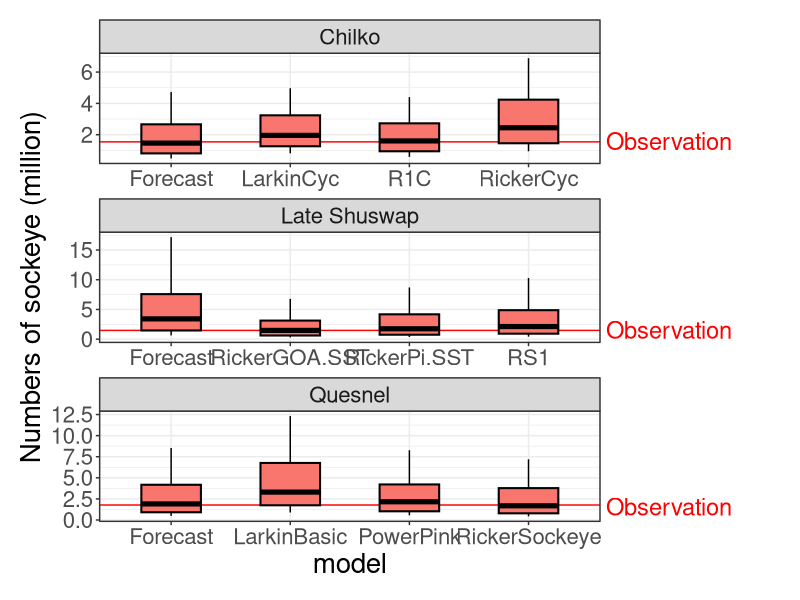
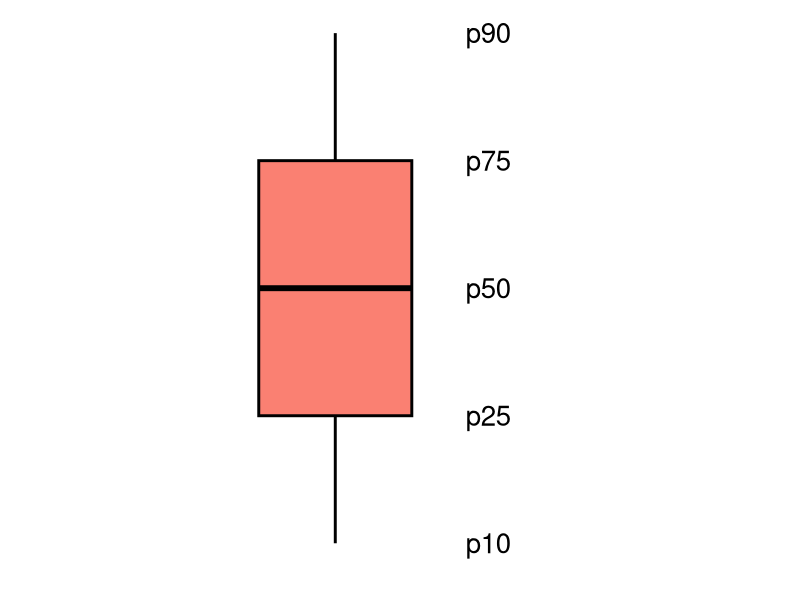
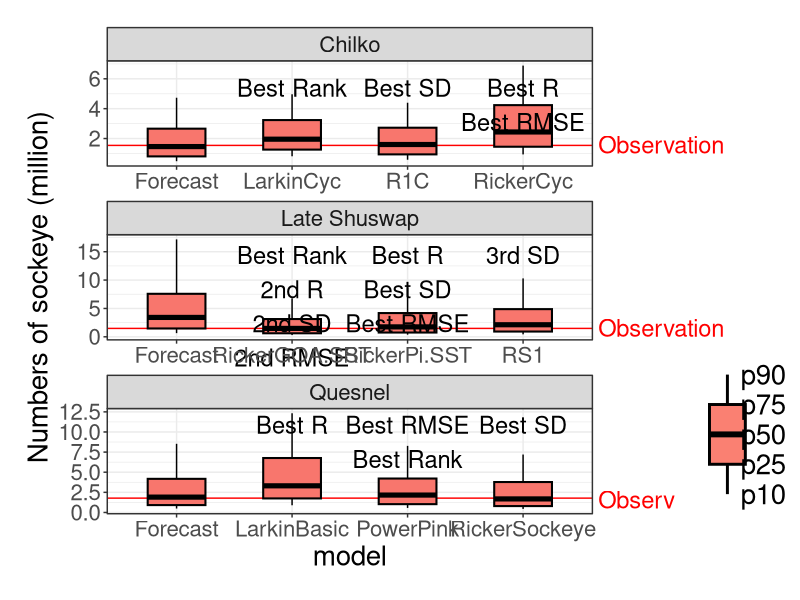

These figures' R source, in order: (Note: this script raises an error after producing the figures.)
## This program is used to make plot to compare obs with fc models
## questions about this code contract Yi Xu, yi.xu2@dfo-mpo.gc.ca
rm(list=ls())
#setwd("C:/DFO-MPO/Work/Sockeye_paper/code") #set up your own directory that include all the updated env files

library(tidyverse)
library(ggplot2)
library(patchwork)
#library(grid)
data <- read_csv("../data/selected_models_comparison_2022.csv")


p<-ggplot(data, aes(x= model, y = p50/1e6,width=0.5)) +
  geom_linerange(aes(ymin = p10/1e6, ymax = p90/1e6)) +
  geom_hline(aes(yintercept = obs/1e6),col = "red")+
  geom_crossbar(aes(ymin = p25/1e6,ymax = p75/1e6,fill= "white"),size = 0.7) +
  annotate(geom = "text",x = 4.65,y = 1.6,label="Observation",col = "red",hjust = 0,size = 6)+
  coord_cartesian(xlim = c(1,4),clip = 'off')+
  facet_wrap(~pop, ncol = 1, scales = "free") +
  ylab("Numbers of sockeye (million)")+
  theme_bw()+
  theme(text = element_text(size = 20),legend.position = "none",
        plot.margin = unit(c(1,10,1,1), "lines")) 
p

set.seed(100)
data_random <- data.frame(name = "text",y = sample(500))
legend_plot <- ggplot()+
  geom_boxplot(data = data_random, aes(x = name, y = y),
               fill="salmon",fatten = 2,lwd = 1, width = 1,col = "black") +
  geom_text(aes(x = rep(2,5),y = c(1,125.75,250.5,375.25,500),
                label = c("p10","p25","p50","p75","p90")),size = 7)+
  xlab("")+ylab("")+ 
  theme(axis.text = element_blank(),
        axis.ticks = element_blank(),
        panel.grid = element_blank(),
        panel.background = element_blank(),
        aspect.ratio = 5/3) +
  coord_cartesian(xlim = c(1,2),clip = 'off')
  
legend_plot

string_want <-c("Best Rank","Best SD","Best R\nBest RMSE",            
"Best R",                  "Best RMSE\nBest Rank" ,        "Best SD",
"Best Rank\n2nd R\n2nd SD\n2nd RMSE", "Best R\nBest SD\nBest RMSE",          "3rd SD"              
)  
dat_text <- data.frame(
  label = string_want,#data$justification[c(3,1,2,9,8,7,4,6,5)],
  pop   = data$pop[1:9],
  x     = c(2, 3, 4, 2, 3, 4, 2, 3, 4),
  y     = c(6,6,6,12,12,12,16,16,16)
)
p_text <- geom_text(data = dat_text,mapping = aes(x = x, y= y, label = label), vjust = 1,size = 6)
p + p_text +inset_element(legend_plot, left = 0.85, bottom = 0.1, right = 1, top = 0.4, align_to = 'full')
ggsave("../plot/plot_obs_fc.png",w = 12, h = 11)
